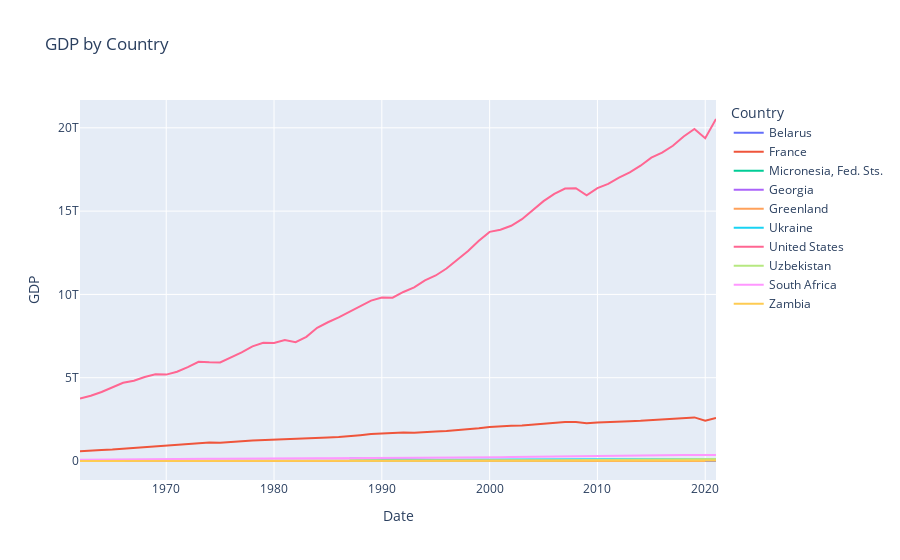

The notebook cell saved with this chart:
### Code cell
df_melted = selected_df.melt(id_vars=['Date'], var_name='Country', value_name='GDP')

# Создание интерактивного графика с помощью Plotly Express
fig = px.line(df_melted, x='Date', y='GDP', color='Country', title='GDP by Country')

# Отображение графика
fig.show()
